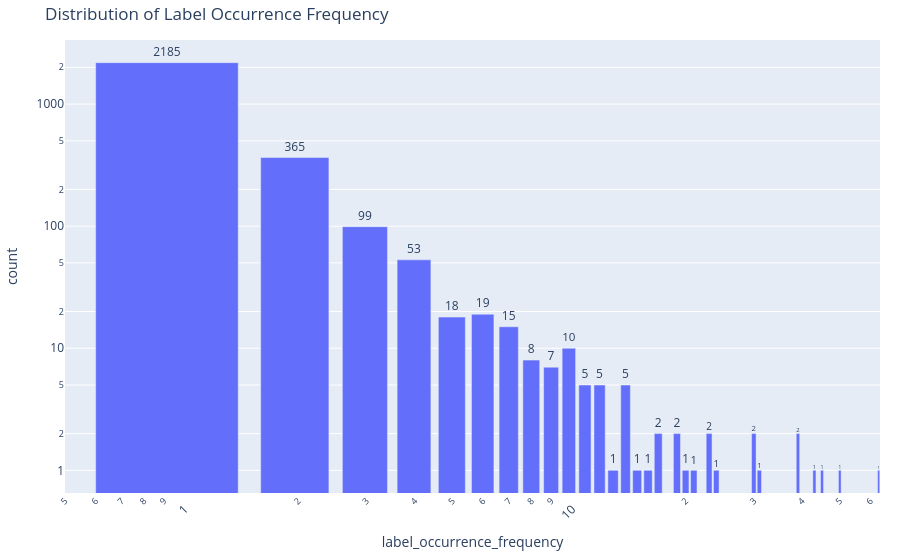

Notebook cell for this chart:
### Code cell
import pandas as pd
import plotly.express as px

# Load the dataset
df = pd.read_csv(r"data/unused_python_functions_labels.csv")
df = df[~df["label"].isin(["deprecated function", "passthrough function", "redundant function", "unimplemented function"])]

# First, let's see what columns we have after groupby
occurrence_frequency = df.groupby("label")["type"].count().reset_index()

# Import Counter
from collections import Counter

frequency_counts = Counter(occurrence_frequency["type"])

# Convert Counter to DataFrame for plotting
frequency_df = pd.DataFrame.from_dict(
    frequency_counts, orient="index", columns=["count"]
).reset_index()
frequency_df.columns = ["label_occurrence_frequency", "count"]

# Create bar chart for occurrence frequency
fig = px.bar(
    frequency_df,
    x="label_occurrence_frequency",
    y="count",
    title="Distribution of Label Occurrence Frequency",
    text="count",
    log_x=True,
    log_y=True,
)

fig.update_traces(textposition="outside")
fig.update_layout(xaxis_tickangle=-45, margin=dict(l=20, r=20, t=40, b=60))

fig.show()

### Figure 1 — Plotly figure (JSON) as saved in the notebook; plotly's stock layout.template omitted (floating-point values rounded to 4 significant figures)
{"data": [{"hovertemplate": "label_occurrence_frequency=%{x}<br>count=%{text}<extra></extra>", "legendgroup": "", "marker": {"color": "#636efa", "pattern": {"shape": ""}}, "name": "", "orientation": "v", "showlegend": false, "text": [2185.0, 365.0, 53.0, 8.0, 5.0, 99.0, 19.0, 1.0, 18.0, 2.0, 5.0, 7.0, 10.0, 5.0, 1.0, 15.0, 1.0, 1.0, 2.0, 1.0, 2.0, 1.0, 2.0, 1.0, 1.0, 1.0, 1.0, 2.0, 1.0], "textposition": "outside", "type": "bar", "x": [1, 2, 4, 8, 11, 3, 6, 43, 5, 17, 14, 9, 10, 12, 15, 7, 20, 24, 23, 16, 39, 50, 19, 21, 31, 45, 63, 30, 13], "xaxis": "x", "y": [2185, 365, 53, 8, 5, 99, 19, 1, 18, 2, 5, 7, 10, 5, 1, 15, 1, 1, 2, 1, 2, 1, 2, 1, 1, 1, 1, 2, 1], "yaxis": "y"}], "layout": {"barmode": "relative", "legend": {"tracegroupgap": 0}, "margin": {"b": 60, "l": 20, "r": 20, "t": 40}, "title": {"text": "Distribution of Label Occurrence Frequency"}, "xaxis": {"anchor": "y", "domain": [0, 1], "tickangle": -45, "title": {"text": "label_occurrence_frequency"}, "type": "log"}, "yaxis": {"anchor": "x", "domain": [0, 1], "title": {"text": "count"}, "type": "log"}}}
